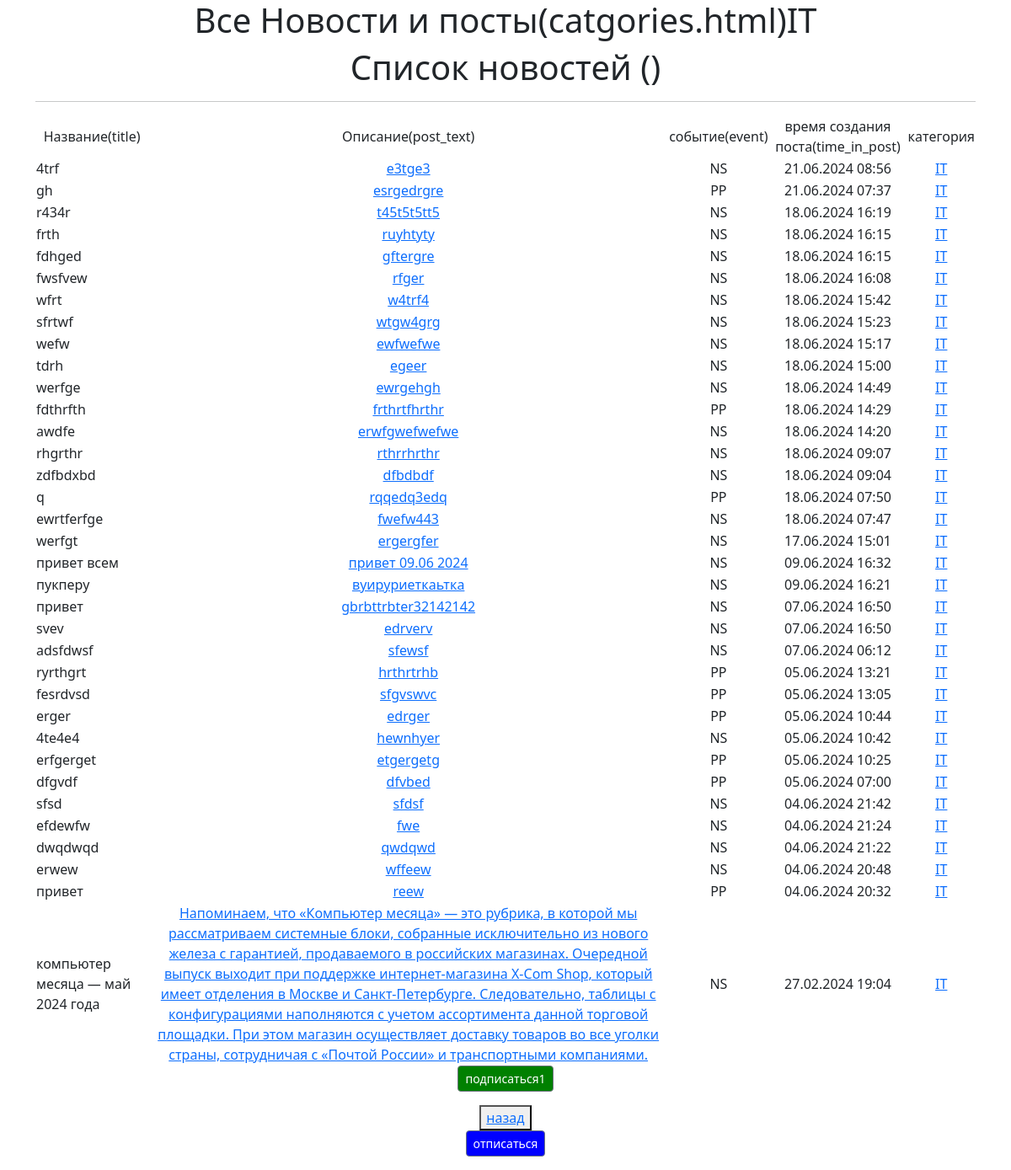
The app's page /post_create/category/2/ with its own data.
### news/models.py (models this page shows, shortened)
class Post(models.Model):
    news = "NS"
    papers = "PP"
    event_choose = [(news, "Новость"), (papers, "Статья")]
    post_author = models.ForeignKey(Author, on_delete=models.CASCADE)
    categories = models.ManyToManyField(Category, through=PostCategory)
    time_in_post = models.DateTimeField(auto_now_add=True)
    event = models.CharField(choices=event_choose, max_length=2)
    title = models.CharField(max_length=199)
    post_text = models.TextField()
    post_rating = models.IntegerField(default=0)

class Category(models.Model):
   objects = None
   name = models.CharField(max_length=128, unique=True)  # максмиальная длина 128 знаков, уникальное поле
   subscribers = models.ManyToManyField(User, blank=True, related_name='categories')
   def __str__(self):
       return self.name

### news/views.py (the view)
# urls.py: path('category/<int:pk>/', CategoryList.as_view(), name='categories'),#http://127.0.0.1:8000/post_create/category/2/
class CategoryList(ListView):
    model = Post
    template_name = 'categories.html'
    context_object_name = 'categories'
    def get_queryset(self):
        self.category = get_object_or_404(Category, id=self.kwargs['pk'])
        queryset = Post.objects.filter(categories=self.category).order_by('-time_in_post')
        return queryset
    def get_context_data(self, **kwargs):
        context = super().get_context_data(**kwargs)
        context['is_not_subscriber'] = self.request.user not in self.category.subscribers.all()
        context['category'] = self.category
        return context

### news/templatetags/custom_filters.py (called while the page is built)
@register.filter(name='censor')
def censor(value):
    for sw in stop_words:
        value = value.lower().replace(sw.lower(), '...')
    return value

@register.filter(name='preview')
def preview(value):
    if len(value) > 50:
        return value[:51] + '...'
    else:
        return value

### templates/categories.html (shortened to what this page needs)
{% extends 'flatpages/default.html' %}
{% load custom_filters %}!
{% block content %}
   <h1>Все Новости и посты(catgories.html){{ category }}</h1>
    <h1>Список новостей ({{ news_count }})</h1>
   <hr>
    {% if categories %}
       <table>
           <tr>
               <td>Название(title)</td>
               <td>Описание(post_text)</td>
               <td>событие(event)</td>
               <td>время создания поста(time_in_post)</td>
               <td>категория</td>
           </tr>{% for post in categories %}<tr>
              <td align="left">{{ post.title|censor|preview }}</td>
              <td><a href="{% url 'posts_detail' post.pk %}">{{ post.post_text }}</a></td>
               <td>{{ post.event }}</td>
               <td>{{ post.time_in_post|date:'d.m.Y H:i' }}</td>
               <td>{% for category in post.categories.all %}
                   <a href="{% url 'categories' category.id%}"> {{category }}</a>
                   {% endfor %}
                </td>
		   </tr>
		   {% endfor %}
       </table>
       {% if is_not_subscriber %}
       <p class="text-center"><a href="{% url 'subscribe' category.id %}"style="background-color:green" class="btn btn-secondary btn-sm">подписаться1</a></p>
        {% endif %}
   {% else %}
       <h2>новостей нет!</h2>
   {% endif %}
<button><a href="{% url 'posts_detail1' %}">назад </a></button> <br />
<p class="text-center"><a href="{% url 'unsubscribe' category.id %}"style="background-color:blue" class="btn btn-secondary btn-sm">отписаться</a></p>
{% endblock content %}

### records on screen
Post: title|censor "4trf", post_text "e3tge3", event "NS", time_in_post "21.06.2024 08:56"
Category: name "IT"
Post: title|censor "gh", post_text "esrgedrgre", event "PP", time_in_post "21.06.2024 07:37"
Post: title|censor "r434r", post_text "t45t5t5tt5", event "NS", time_in_post "18.06.2024 16:19"
Post: title|censor "frth", post_text "ruyhtyty", event "NS", time_in_post "18.06.2024 16:15"
Post: title|censor "fdhged", post_text "gftergre", event "NS", time_in_post "18.06.2024 16:15"
Post: title|censor "fwsfvew", post_text "rfger", event "NS", time_in_post "18.06.2024 16:08"
Post: title|censor "wfrt", post_text "w4trf4", event "NS", time_in_post "18.06.2024 15:42"
Post: title|censor "sfrtwf", post_text "wtgw4grg", event "NS", time_in_post "18.06.2024 15:23"
Post: title|censor "wefw", post_text "ewfwefwe", event "NS", time_in_post "18.06.2024 15:17"
Post: title|censor "tdrh", post_text "egeer", event "NS", time_in_post "18.06.2024 15:00"
Post: title|censor "werfge", post_text "ewrgehgh", event "NS", time_in_post "18.06.2024 14:49"
Post: title|censor "fdthrfth", post_text "frthrtfhrthr", event "PP", time_in_post "18.06.2024 14:29"
Post: title|censor "awdfe", post_text "erwfgwefwefwe", event "NS", time_in_post "18.06.2024 14:20"
Post: title|censor "rhgrthr", post_text "rthrrhrthr", event "NS", time_in_post "18.06.2024 09:07"
Post: title|censor "zdfbdxbd", post_text "dfbdbdf", event "NS", time_in_post "18.06.2024 09:04"
Post: title|censor "q", post_text "rqqedq3edq", event "PP", time_in_post "18.06.2024 07:50"
Post: title|censor "ewrtferfge", post_text "fwefw443", event "NS", time_in_post "18.06.2024 07:47"
Post: title|censor "werfgt", post_text "ergergfer", event "NS", time_in_post "17.06.2024 15:01"
Post: title|censor "привет всем", post_text "привет 09.06 2024", event "NS", time_in_post "09.06.2024 16:32"
Post: title|censor "пукперу", post_text "вуируриеткаьтка", event "NS", time_in_post "09.06.2024 16:21"
Post: title|censor "привет", post_text "gbrbttrbter32142142", event "NS", time_in_post "07.06.2024 16:50"
Post: title|censor "svev", post_text "edrverv", event "NS", time_in_post "07.06.2024 16:50"
Post: title|censor "adsfdwsf", post_text "sfewsf", event "NS", time_in_post "07.06.2024 06:12"
Post: title|censor "ryrthgrt", post_text "hrthrtrhb", event "PP", time_in_post "05.06.2024 13:21"
Post: title|censor "fesrdvsd", post_text "sfgvswvc", event "PP", time_in_post "05.06.2024 13:05"
Post: title|censor "erger", post_text "edrger", event "PP", time_in_post "05.06.2024 10:44"
Post: title|censor "4te4e4", post_text "hewnhyer", event "NS", time_in_post "05.06.2024 10:42"
Post: title|censor "erfgerget", post_text "etgergetg", event "PP", time_in_post "05.06.2024 10:25"
Post: title|censor "dfgvdf", post_text "dfvbed", event "PP", time_in_post "05.06.2024 07:00"
Post: title|censor "sfsd", post_text "sfdsf", event "NS", time_in_post "04.06.2024 21:42"
Post: title|censor "efdewfw", post_text "fwe", event "NS", time_in_post "04.06.2024 21:24"
Post: title|censor "dwqdwqd", post_text "qwdqwd", event "NS", time_in_post "04.06.2024 21:22"
Post: title|censor "erwew", post_text "wffeew", event "NS", time_in_post "04.06.2024 20:48"
Post: title|censor "привет", post_text "reew", event "PP", time_in_post "04.06.2024 20:32"
Post: title|censor "компьютер месяца — май 2024 года", post_text "Напоминаем, что «Компьютер месяца» — это рубрика, в которой мы рассматриваем системные блоки, собранные исключительно из нового железа с гарантией, продаваемого в российских магазинах. Очередной выпуск выходит при поддержке интернет-магазина X-Com Shop, который имеет отделения в Москве и Санкт-Петербурге. Следовательно, таблицы с конфигурациями наполняются с учетом ассортимента данной торговой площадки. При этом магазин осуществляет доставку товаров во все уголки страны, сотрудничая с «Почтой России» и транспортными компаниями.", event "NS", time_in_post "27.02.2024 19:04"
